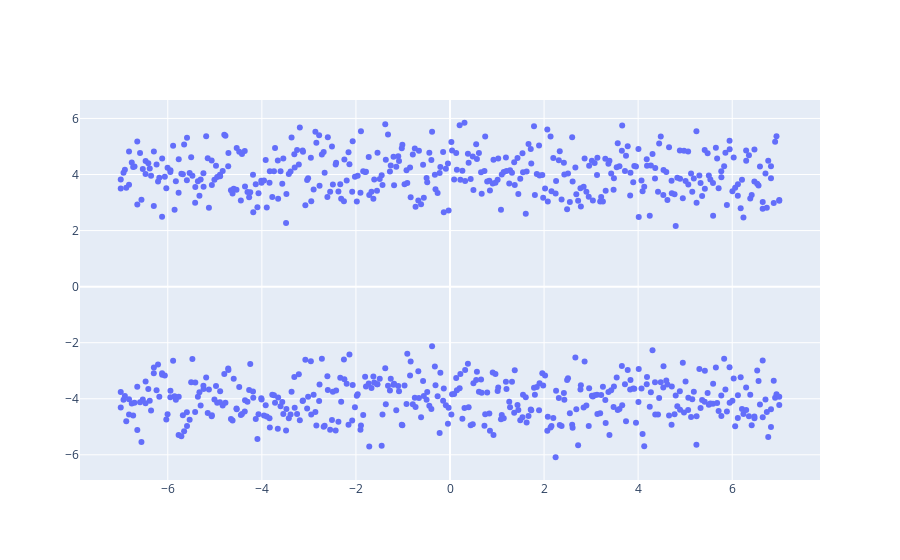

Notebook source saved alongside this figure:
### Code cell
import plotly.graph_objects as go

plt = go.Figure()
plt.add_trace(
    go.Scatter(
        x=df['x'],
        y=df['y'],
        mode='markers'
    )
)
plt.show()

### Figure 1 — Plotly figure (JSON) as saved in the notebook; plotly's stock layout.template omitted (floating-point values rounded to 4 significant figures; data arrays with more than 128 entries replaced by an {"elided": "..."} marker saying what was removed)
{"data": [{"mode": "markers", "type": "scatter", "x": {"elided": "800 float values"}, "y": {"elided": "800 float values"}}], "layout": {}}
